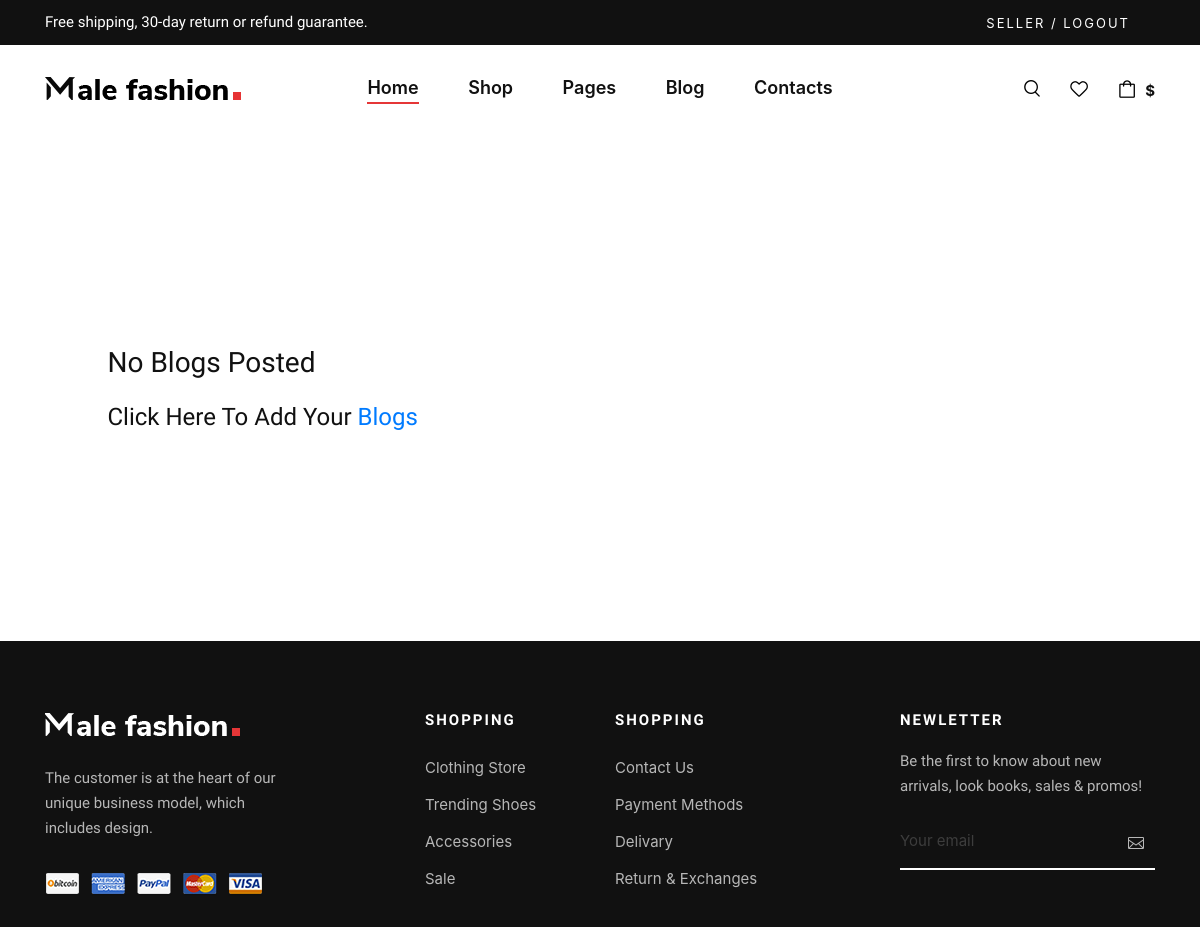
/blog/my_blog (signed in), run on an earlier commit of the app's database.
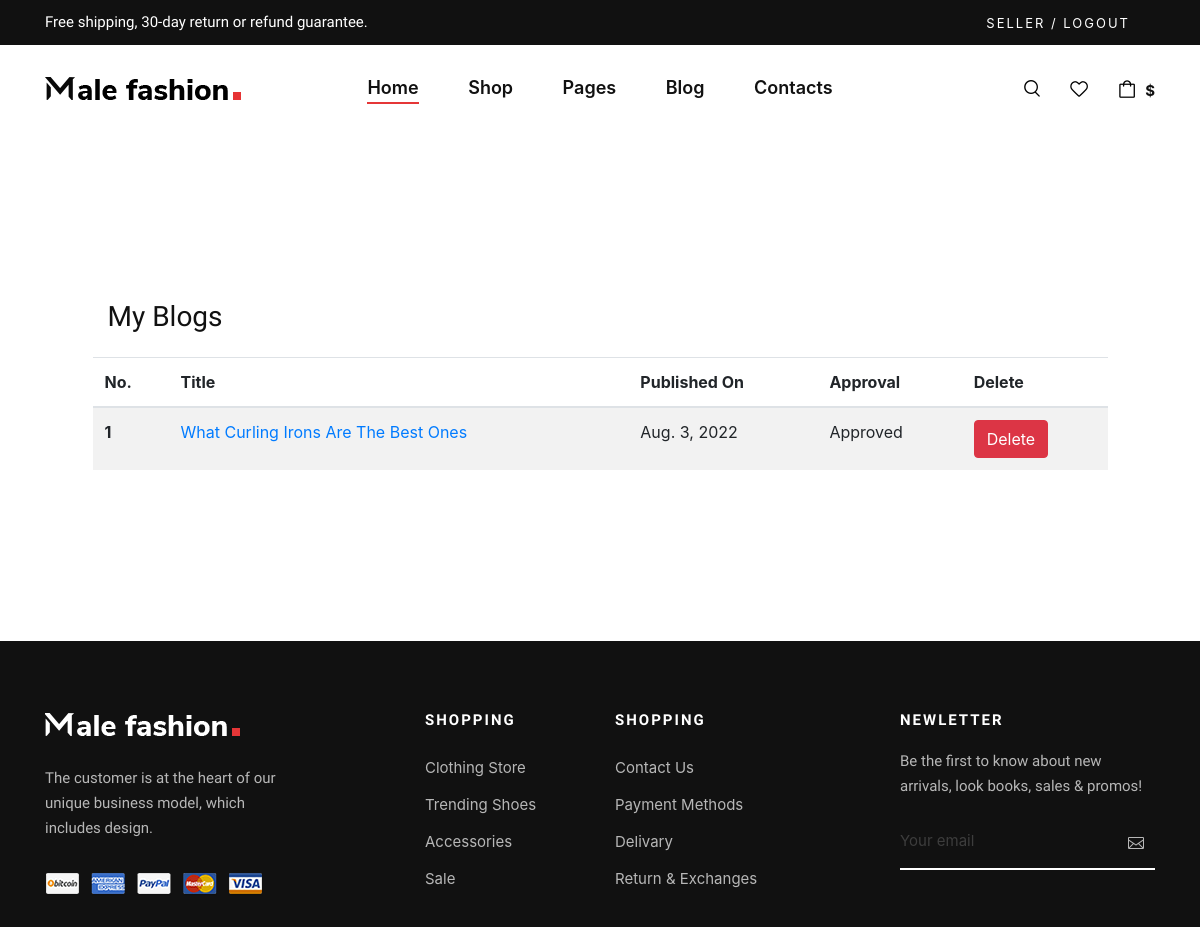
And on a later commit of the database.
### blogapp/models.py (models this page shows, shortened)
class Blogs(models.Model):
    user = models.ForeignKey(My_User,on_delete=models.CASCADE)
    profile = models.ForeignKey(Blogger_Profile, on_delete=models.CASCADE,blank=True,null=True)
    title = models.CharField(max_length=255)
    pub_date = models.DateField(auto_now_add=True)
    b_image = models.ImageField(upload_to = 'Blogs')
    images = models.FileField(blank=True)
    descriptions = RichTextField(blank=True,null=True)
    is_approved = models.BooleanField(default=False)
    del_approve = models.BooleanField(default=False)
    count = models.IntegerField(default=0)

### blogapp/views.py (the view)
# urls.py: path('my_blog', views.my_blogs, name='my_blog'),
def my_blogs(request):
    data = Blogs.objects.filter(user = request.user.id)
    context = {
        'data': data,
    }
    return render(request, 'blogapp/my-blogs.html', context)

### Auths/models.py (called while the page is built)
    def __str__(self):
        return self.username

### templates/blogapp/my-blogs.html
{% extends "base.html" %} {% load static %} {% block content %}
<div class="container h-50 mt-5 mb-5">
    <div class="row d-flex justify-content-center align-items-center h-100">
        <div class="col-lg-12 col-xl-11">
            {% if data %}
            <div class="col-md-10 col-lg-6 col-xl-5 order-2 order-lg-1">
                <h3 class='title mb-4'>My Blogs</h3>
            </div>
            <table class="table table-striped table-hover">
                <thead>
                    <tr>
                        <th scope="col">No.</th>
                        <th scope="col">Title</th>
                        <th scope="col">Published On</th>
                        <th scope="col">Approval</th>
                        <th scope="col">Delete</th>
                    </tr>
                </thead>
                <tbody>
                    {% for i in data %}
                    <tr>
                        <th scope="row">{{ forloop.counter }}</th>
                        <td>
                            <a href="{% url 'blog_detail' i.id%}">{{ i.title }}</a></td>
                        <td>{{ i.pub_date }}</td>
                        <td>{{ i.is_approved|yesno:"Approved,Not Approved" }}</td>
                        <td>
                            <a href="{% url 'blog_delete' i.id %}"><button class="btn btn-danger" onclick="alert('Delete')" title="Delete">Delete</button></a>
                        </td>
                    </tr>
                    {% endfor %}
                </tbody>
            </table>
            {% else %}
            <div class="col-md-10 col-lg-6 col-xl-5 order-2 order-lg-1">
                <h3 class='title mb-4'>No Blogs Posted</h3>
                <h4> Click Here To Add Your <span><a href="{% url 'blog_post' %}">Blogs</a></span> </h4>
            </div> {% endif %}
        </div>
    </div>
</div>
{% endblock content %}

What changed in the data, as far as the page shows it:
added Blogs: title "What Curling Irons Are The Best Ones", pub_date "Aug. 3, 2022", is_approved "Approved"
Also different on the page:
text no longer shown: "No Blogs Posted Click Here To Add Your Blogs"
text now shown: "My Blogs No. Title Published On Approval Delete"
